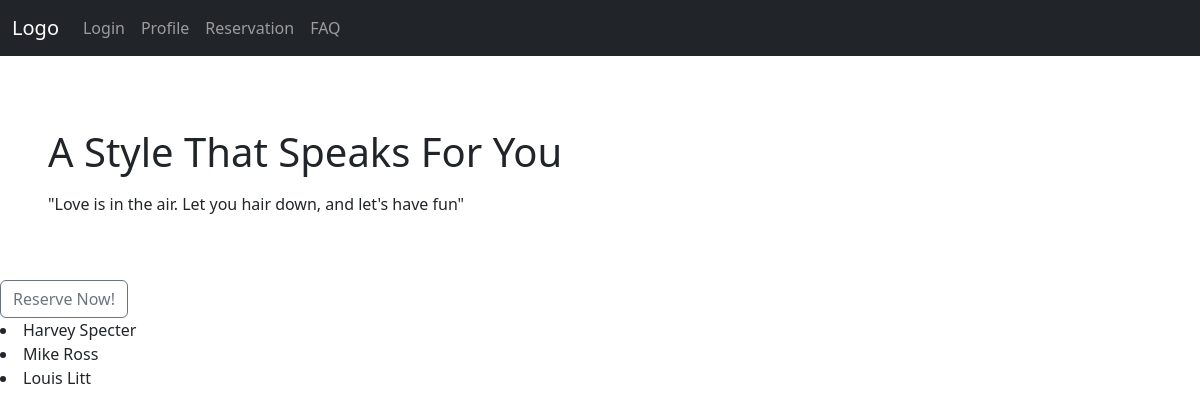
The page /barbers/barbers/ on the database as committed earlier.
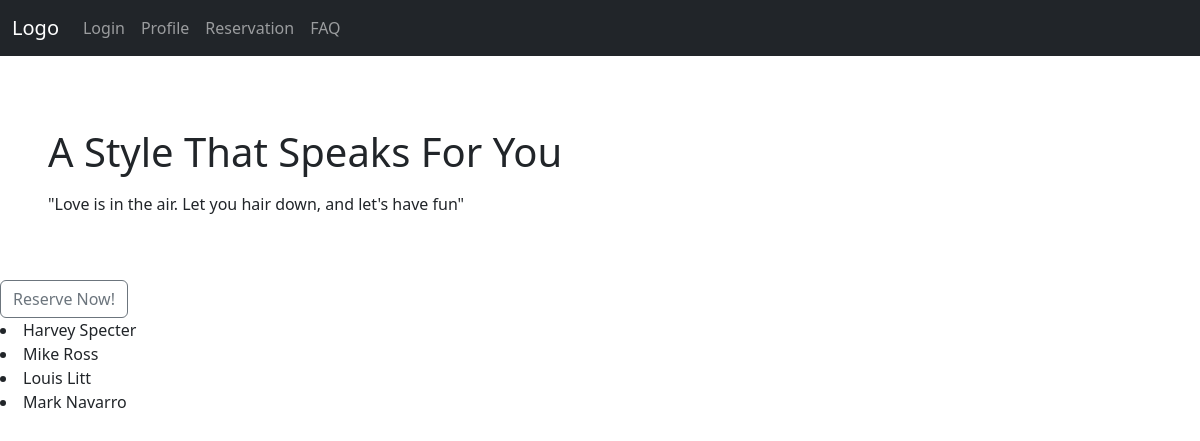
The same page on the database as committed later.
### barbers/models.py (models this page shows)
class Barber(models.Model):
    first_name = models.CharField(max_length=50)
    last_name = models.CharField(max_length=50)
    phone_number = models.CharField(max_length=11)
    services = models.ManyToManyField(
        "Service", verbose_name="Services Offered", related_name="barbers"
    )
    def __str__(self):
        return f"{self.first_name} {self.last_name}"

### barbers/views.py (the view)
# urls.py: path("barbers/", views.barbers, name="barbers"),
def barbers(request):
    barbers = Barber.objects.all()
    context = {"barbers": barbers}
    return render(request, "barbers/index.html", context)

### barbers/templates/barbers/index.html (shortened to what this page needs)
<!DOCTYPE html>
<html lang="en">
<head>
  <link href="https://cdn.jsdelivr.net/npm/bootstrap@5.3.3/dist/css/bootstrap.min.css" rel="stylesheet">
</head>
<body>
    <nav class="navbar navbar-expand-sm bg-dark navbar-dark">
      <div class="container-fluid">
        <a class="navbar-brand" href="#">Logo</a>
        <div class="collapse navbar-collapse" id="collapsibleNavbar">
          <ul class="navbar-nav">
            <li class="nav-item">
              <a class="nav-link" href="#">Login</a>
            </li>
            <li class="nav-item">
              <a class="nav-link" href="#">Profile</a>
            </li>
            <li class="nav-item">
              <a class="nav-link" href="#">Reservation</a>
            </li>
            <li class="nav-item">
              <a class="nav-link" href="#">FAQ</a>
            </li>
          </ul>
        </div>
      </div>
    </nav>
    <div class="mt-4 p-5">
      <h1>A Style That Speaks For You</h1>
      </p>"Love is in the air. Let you hair down, and let's have fun"</p>
    </div>
    <button type="button" class="btn btn-outline-secondary">Reserve Now!</button>
    {% for barber in barbers %}
	<li>{{barber}}</li>
	{% endfor %}
</body>
</html>

Rows that differ between the two databases and show on the page:
added Barber: first_name+last_name "Mark Navarro"
